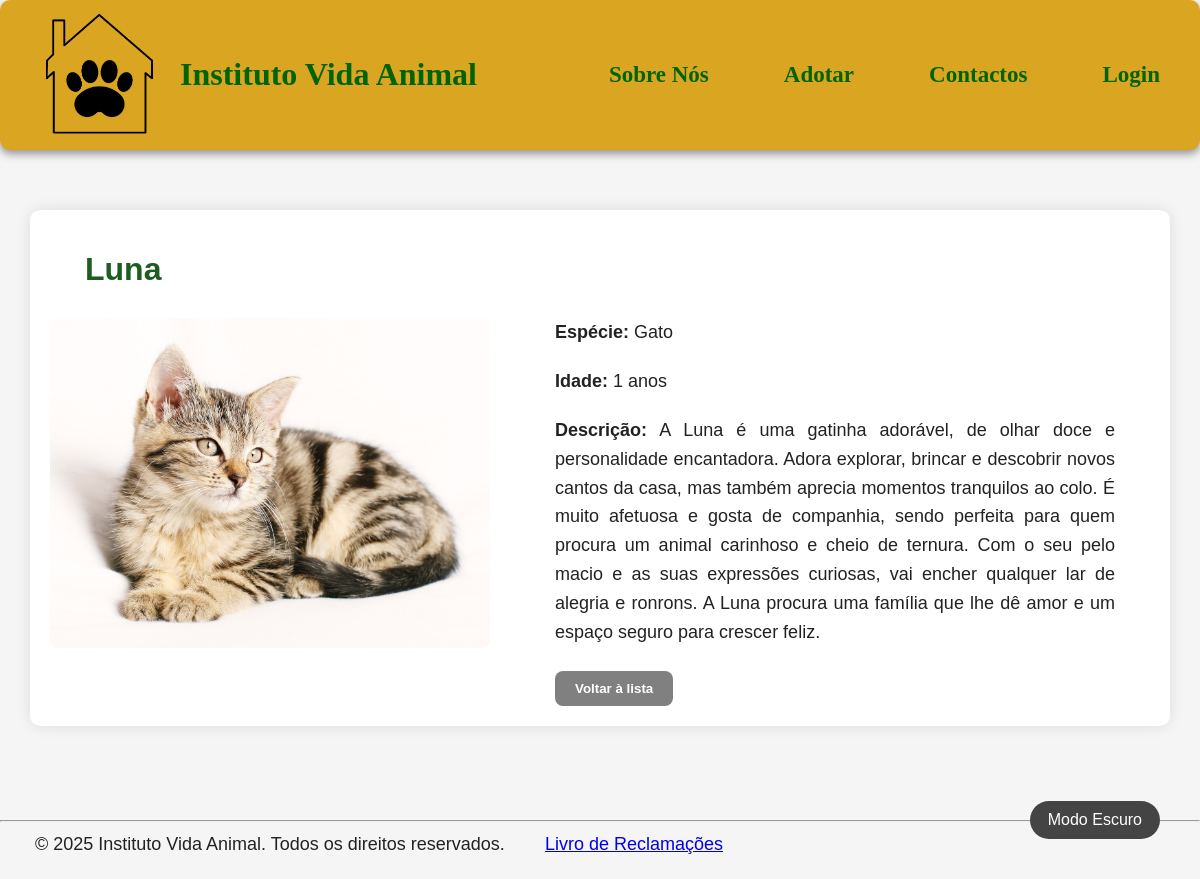
Page /animaisadc/6/ on the committed database.
### app_adocao/models.py (models this page shows, shortened)
class Animal(models.Model):
    ESPECIES = (
        ('gato', 'Gato'),
        ('cao', 'Cão'),
    )
    nome = models.CharField(max_length=15)
    idade = models.IntegerField()
    especie = models.CharField(choices=ESPECIES)
    descricao = models.CharField(max_length=1000)
    imagem = models.ImageField(upload_to='imgAnimal/')
    padrinho = models.ForeignKey(
            User,
            on_delete=models.SET_NULL,
            null=True,
            blank=True,
            related_name='animais_apadrinhados'
        )

### app_adocao/views.py (the view)
# urls.py: path('animaisadc/<int:animal_id>/', views.animaisadc, name='animais_detalhe'),
def animaisadc(request, animal_id):
    animal = get_object_or_404(Animal, id=animal_id)
    return render(request, 'animais/animaisadc.html', {'animal': animal})

### app_adocao/templates/animais/animaisadc.html (shortened to what this page needs)
<!DOCTYPE html>
<html lang="pt">
    <head>
        {% load static %}
        <link rel="stylesheet" href="{% static 'css/style.css' %}">
        <link rel="stylesheet" href="{% static 'css/animais.css' %}">
        <link rel="stylesheet" href="{% static 'css/modoEscuro.css' %}">
    </head>
    <body>
        <header class="cabecalho">
            <div style="gap: 20px; display: flex; align-items: center;">
                <img src="{% static 'imagens/logo.png' %}" alt="Logo do Instituto Vida Animal" class="logo">
                <a class="home" href="/">Instituto Vida Animal</a>
            </div>
            <nav>
                <a style="font-size: 23px;" href="../../sobreNos">Sobre Nós</a>
                <a style="font-size: 23px;" href="../../adotar">Adotar</a>
                <a style="font-size: 23px;" href="../../contactos">Contactos</a>
                {% if user.is_authenticated %}
                    <span style="font-size: 20px; margin-right: 10px;">Olá, {{ user.username }}!</span>
                    <a style="font-size: 23px;" href="{% url 'logout' %}">Logout</a>
                {% else %}
                    <a style="font-size: 23px;" href="{% url 'sign_in' %}">Login</a>
                {% endif %}
            </nav>
        </header>
        <button id="darkModeToggle">Modo Escuro</button>
        <main>
            <h1>{{ animal.nome }}</h1>
            <div class="animal-detalhes">
                <img src="{{ animal.imagem.url }}" alt="Imagem de {{ animal.nome }}">
                <div class="animal-info">
                    <p><strong>Espécie:</strong> {{ animal.get_especie_display }}</p>
                    <p><strong>Idade:</strong> {{ animal.idade }} anos</p>
                    <p><strong>Descrição:</strong> {{ animal.descricao }}</p>
                    <div style="margin-top: 25px; margin-left: 35px;">
                        <a href="{% url 'adotar' %}"><button class="btn-voltar">Voltar à lista</button></a>
                    </div>
                </div>
            </div>
        </main>
        <br><br>
        <footer>
        <hr>
        <p>
            &copy; 2025 Instituto Vida Animal. Todos os direitos reservados.
            <a class="sign_up" style="margin-left: 35px;" href="https:/www.livroreclamacoes.pt/inicio" rel="noopener noreferrer" target="_blank">Livro de Reclamações</a>
        </p>
    </footer>
    </body>
</html>

### app_adocao/static/css/style.css (style rules this page uses)
body { font-family: Arial, sans-serif; background-color: whitesmoke; margin: 0; color: #222; padding-top: 160px; }
h1 { margin-left: 35px; font-family: 'Trebuchet MS', sans-serif; color: #1b5e20; }
p { text-align: justify; margin: 0 35px 20px 35px; font-size: large; line-height: 1.6; }
.cabecalho { display: flex; align-items: center; justify-content: space-between; padding: 0 40px; background-color: #daa520; border-radius: 10px; box-shadow: 0 4px 8px rgba(0, 0, 0, 0.404); height: 150px; position: fixed; top: 0; left: 0; right: 0; z-index: 1000; }
.logo { width: 120px; height: auto; }
.home { font-size: 32px; font-family: cursive; font-weight: bolder; color: darkgreen; text-decoration: none; }
nav { font-family: cursive; display: flex; gap: 75px; align-items: center; font-weight: bolder; }
nav a, nav span { font-size: 23px; }
a:link:not(.sign_up), a:visited:not(.sign_up) { color: darkgreen; text-decoration: none; }
button { background-color: darkgreen; color: white; padding: 8px 20px; border-radius: 8px; border: none; cursor: pointer; transition: 0.3s; }
.btn-voltar { background-color: gray !important; color: white; font-weight: bold; text-decoration: none; padding: 10px 20px; border-radius: 8px; display: inline-block; }
main { max-width: 1100px; margin: 50px auto; padding: 20px; background-color: white; border-radius: 10px; box-shadow: 0 0 15px rgba(0,0,0,0.1); }

### app_adocao/static/css/animais.css (style rules this page uses)
.animal-detalhes { display: flex; gap: 30px; align-items: flex-start; margin-top: 30px; }
.animal-detalhes img { max-width: 40%; height: auto; border-radius: 8px; object-fit: cover; }
.animal-info { flex: 1; }

### app_adocao/static/css/modoEscuro.css (style rules this page uses)
#darkModeToggle { cursor: pointer; font-size: 16px; padding: 10px 18px; border: none; border-radius: 50px; background-color: #444; color: white; transition: background-color 0.3s, transform 0.2s; margin: 20px; position: fixed; bottom: 20px; right: 20px; z-index: 1000; }

### rows in the picture
Animal: nome "Luna", imagem (picture), especie "Gato", idade "1", descricao "A Luna é uma gatinha adorável, de olhar doce e personalidade encantadora. Adora explorar, brincar e descobrir novos cantos da casa, mas também aprecia momentos tranquilos ao colo. É muito afetuosa e gosta de companhia, sendo perfeita para quem procura um animal carinhoso e cheio de ternura. Com o seu pelo macio e as suas expressões curiosas, vai encher qualquer lar de alegria e ronrons. A Luna procura uma família que lhe dê amor e um espaço seguro para crescer feliz."
